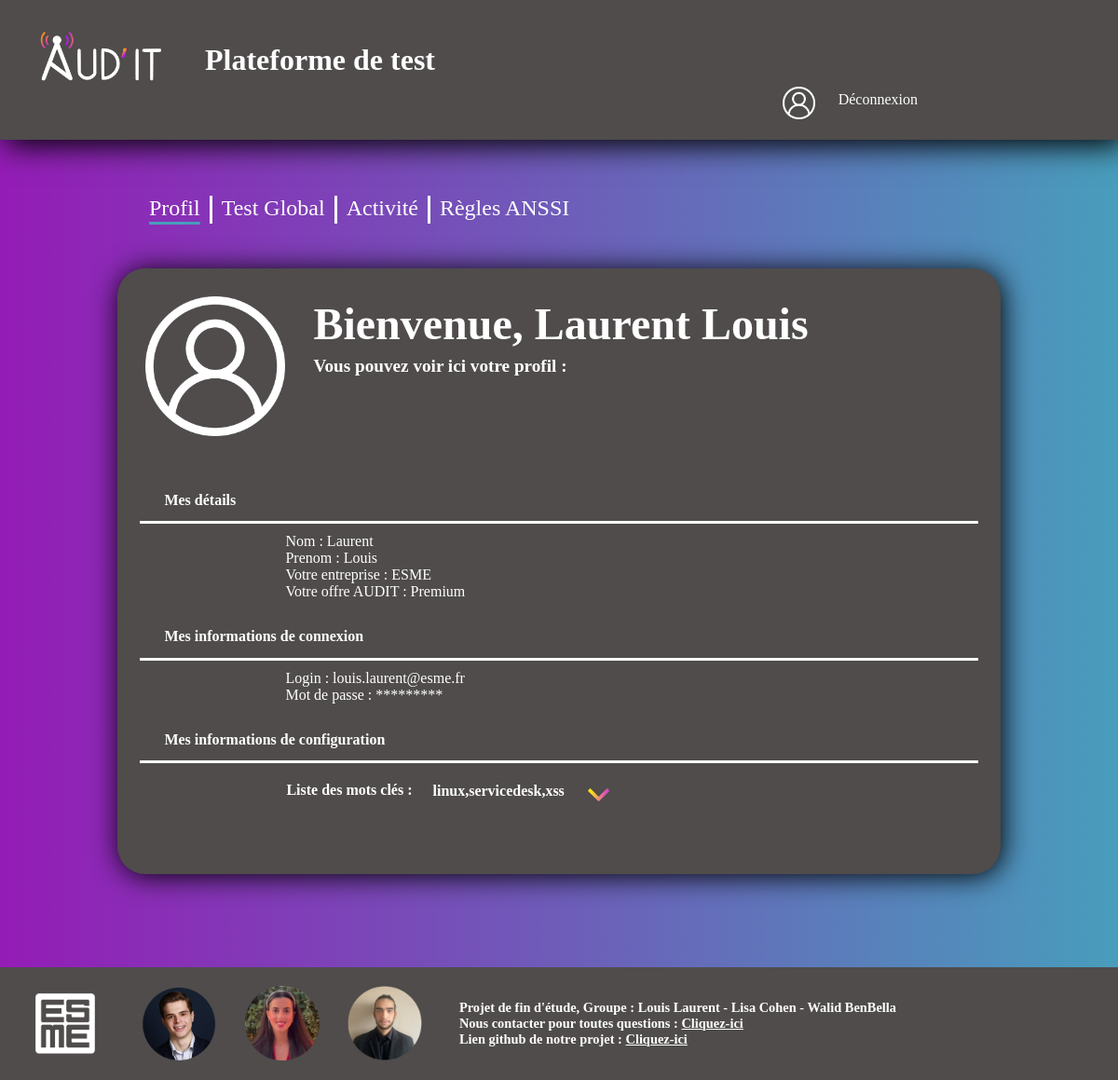
Before: /accueil (signed in) with the older database file.
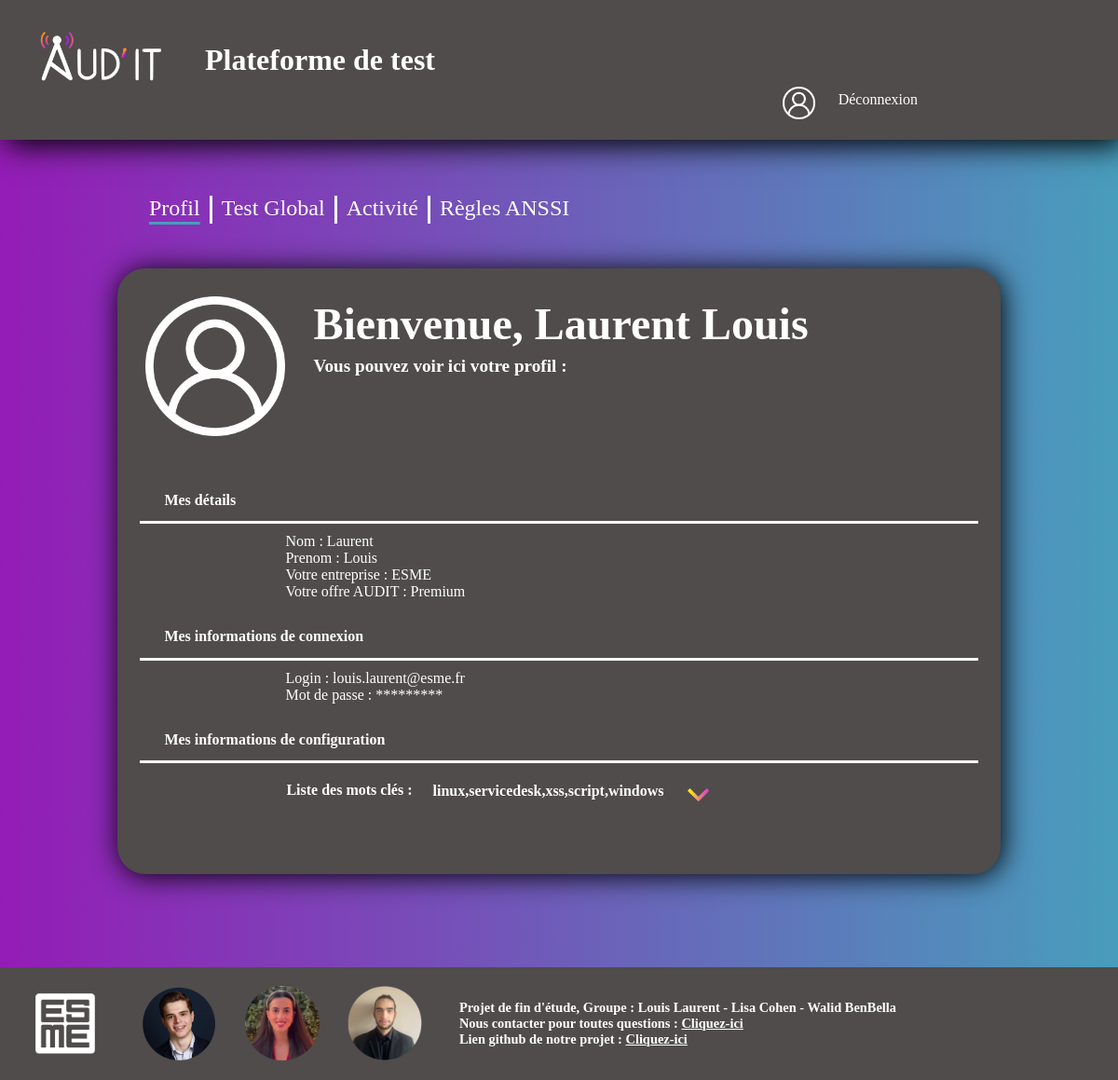
After: the same page with the newer database file.
### Interface.py (models this page shows, shortened)
class User(db.Model):
    id = db.Column(db.Integer, primary_key=True)
    email = db.Column(db.String, unique=True, nullable=False)
    mdp = db.Column(db.String,nullable=False)
    nom = db.Column(db.String,nullable=False)
    prenom = db.Column(db.String,nullable=False)
    ets = db.Column(db.String,nullable=False)
    offre = db.Column(db.String,nullable=False)
    config=db.Column(db.String,nullable=False)

### Interface.py (the view)
@app.route('/accueil')
def accueil():
    inf=get_info()
    return render_template('accueil.html',info=inf)

### Interface.py (called while the page is built)
def get_info():
    info=[]
    user = db.session.execute(db.select(User).filter_by(email=session["login"])).one()
    info.append(user[0].email)
    info.append(user[0].nom)
    info.append(user[0].prenom)
    info.append(user[0].ets)
    info.append(user[0].offre)
    info.append(user[0].config)
    return info

### templates/accueil.html (shortened to what this page needs)
<!DOCTYPE html>
<html>
    <head>
        <link rel="stylesheet" href="../static/css/style_plateforme.css">
    </head>
    <body>
    	<header>
    		<div class="header">
   				<div class="LogoHeader"><img src="../static/Images/logoblanc2.png" alt="Logo" class="Logo"> </div>
                                <div class="NomHeader"><h1 class="NameHeader">Plateforme de test</h1></div>
                                <div class="Profil"><img src="../static/Images/profil.png"  alt="Logo" class="LogoProfil">
                                <a href="{{ url_for('logout') }}" title="Déco" class="Deco">Déconnexion</a></div>
   				<div class="HeaderFond"></div>
			</div>
    	<div class="NavEmploye">
              <a href="{{ url_for('accueil') }}"  id="enCours1" class="lien">Profil</a>
              <div class="Divider"></div>
              <a href="{{ url_for('test_global') }}" class="lien77">Test Global</a>
              <div class="Divider" ></div>
              <a href="{{ url_for('activitees') }}"  class="lien77">Activité</a>
              <div class="Divider" ></div>
              <a href="{{ url_for('regles') }}"  class="lien77">Règles ANSSI</a>
        </div>
    	</header>
        <main class="PageInfo"  style="margin-top:280px;padding-bottom:70px">
            <div class="Info">
                <img src="../static/Images/profil.png" alt="Logo" class="LogoProfil1">
                <div>
                    <h1 class="policeProfil">Bienvenue, {{ info[1] }} {{ info[2] }}</h1>
                    <h3 class="type2">Vous pouvez voir ici votre profil :</h3>
                </div>
            </div>
            <h2 class="txt2">Mes détails</h2>
            <div class="Divider4"></div>
                    <div class="Info1">
                    <div>
                        <label for="Nom" class="txt1" >Nom : {{ info[1] }} </label>
                    </div>
                     <div>
                        <label for="Prenom" class="txt1" >Prenom : {{ info[2] }} </label>
                    </div>
                    <div>
                        <label for="Contrat" class="txt1" >Votre entreprise : {{ info[3] }} </label>
                    </div>
                    <div>
                        <label for="Contrat" class="txt1" >Votre offre AUDIT : {{ info[4] }} </label>
                    </div>
                </div>
                <h2 class="txt2">Mes informations de connexion</h2>
                <div class="Divider4"></div>
                <div class="Info1">
                    <div>
                     <label for="Login" class="txt1" >Login : {{ info[0] }} </label>
                    </div>
                     <div>
                        <label for="Mdp" class="txt1" >Mot de passe : ********* </label>
                    </div>
                </div>
                <h2 class="txt2">Mes informations de configuration</h2>
                <div class="Divider4"></div>
                <div class="Info1">
                <table style="margin-left:30px;padding:10px" id="studtable3" >
                  <thead>
                       <th style="border-style : none;font-family: Baron Neue Black;font-size: 1em;">Liste des mots clés : </th>
                       <th style="margin-left:20px;margin-top:10px;border-style : none;font-family: Baron Neue Black;font-size: 1em;display:flex">{{ info[5] }}
                       <ul id="menu-demo2" style="margin-left:5px">
                       <li><a href="#"><img src="../static/Images/chevron.png" alt="Logo" style="height:15px"></a>
                       </li></ul>
                       </th>
                   </thead>
                    </table>
                </div>
        </main>
        <footer class="footer5">
    		<div class="footerContenu1">
    		<div class="LogoFooter"><p><img src="../static/Images/LogoEsme.png"  alt="Logo1" class="logo1"></p></div>
            <div style="display:flex;margin-left:10px">
                <a href="https://www.linkedin.com/in/louis-laurent-34a334181/" target="_blank"><img src="../../static/Images/louisRond.png"  alt="Logo1" class="logo1" style="margin-top:20px"></a>
                <img src="../../static/Images/lisaRond.png"  alt="Logo1" class="logo1" style="margin-top:20px">
                <img src="../../static/Images/walidRond.png"  alt="Logo1" class="logo1" style="margin-top:20px">
                <div class="MailFooter"><h2 class="TextFooter">Projet de fin d'étude, Groupe : Louis Laurent - Lisa Cohen - Walid BenBella </br>Nous contacter pour toutes questions : <a href="mailto:louis.laurent@vinci-energies.com" style="text-decoration: underline;" >Cliquez-ici</a> </br>Lien github de notre projet : <a href="https://github.com/azury74/Aud-IT" target="_blank" style="text-decoration: underline;">Cliquez-ici</a></h2></div>
    		</div>
    </div>
    	</footer>
    </body>
</html>

### static/css/style_plateforme.css (style rules this page uses)
body { background: rgb(148,28,182); background: linear-gradient(90deg, rgba(148,28,182,1) 0%, rgba(72,157,188,1) 100%); }
.LogoHeader,.NomHeader,.logoFooter,.MailFooter,.lien1,.logo1,.Deco,.Profil,.logoProfil,.NavEmploye,.NavAcceuil,.NavAcceuil111,.valide,.nonvalide { z-index: 3; }
.footerContenu1 { display: flex; }
.flex,.header { display:flex; }
.NameHeader { color:white ; font-family: Futura; position: absolute; left: 220px; top:25px; }
.TextFooter { color:white; font-family: Futura; font-size: 0.9em; margin-left:40px; margin-top:35px }
.HeaderFond { width:100%; height:150px; background-color:rgb(79, 76, 75); position: absolute; left: 0px; top: 0px; box-shadow: 6px 6px 30px black; }
.Logo { max-width: 70%; height: 60px; position: absolute; left:40px; top:30px; }
.logo1 { max-width: 85%; height: 80px; margin-left:30px; margin-top:5px; }
.LogoProfil1 { max-width: 100%; height: 150px; margin :30px; }
.PageInfo { margin-top:300px; margin: 0 auto; width:80%; border-radius: 30px; padding-bottom: 60px; background-color:rgb(79, 76, 75); box-shadow: 2px 2px 30px black; }
.Info { display:flex; }
.Info1 { margin: 0 auto; font-family: futura; margin-left: 150px; margin-top:10px; }
.txt1 { color:white; font-family: Baron Neue Black; font-size: 1em; margin-left: 30px; margin-top:10px; }
.txt2 { color:white; font-family: Baron Neue Black; font-size: 1em; margin-left:50px; margin-right :10px; margin-top:30px; }
.policeProfil { font-family: Futura; font-size: 3em; color:white; }
.NavEmploye { display: flex; position: absolute; left: 150px; top: 210px; font-family: Futura; font-size:1.5em; height:35px }
.Divider { background-color: white; width: 3px; height:30px; }
.Divider4 { background-color: white; width: 95%; height:3px; margin: 0 auto; }
.lien { color: white; margin-left: 10px; margin-right :10px; }
.lien77 { color: white; margin-left: 10px; margin-right :10px; font-family:Futura; position :relative; }
.lien77::after { content:""; display:block; position: absolute; bottom:2.4px; height:2.5px; z-index: -1; width: 100%; background:#489dbc; transform: scaleX(0); transition :transform 0.4s ease-in-out; }
#menu-demo2, #menu-demo2 ul { padding:0; margin:0; list-style:none; text-align:center; }
#menu-demo2 li { display:inline-block; position:relative; border-radius:0px 0px 0px 0px; }
#menu-demo2 a { text-decoration:none; display:block; border-radius: 15px; padding:5px 20px; font-size:0.7em; color:#fff; font-family:arial; }
.type2 { color: white; font-family: Futura; font-size: 1.2em; margin-top:-25px; }
.Deco { margin:15px; color: white; font-family: Futura 1px; }
.Profil { display:flex; position: absolute; right: 200px; top: 83px; color: white; font-family: Futura; }
.LogoProfil { max-width: 100%; height: 35px; margin :10px; }
.footer5 { width: 100%; margin-top:100px; position: absolute; left: 0px; background-color: rgb(79, 76, 75); }
a { color: white; text-decoration: none; }
#enCours1 { text-decoration: underline #489dbc; text-underline-offset: 0.42rem; text-decoration-thickness: 0.12em; }
table { border-collapse: collapse; }
th { border: 1px solid white; font-family: Futura; font-size: 1.5em; color: white; }

Changed rows visible on the page:
changed User "Laurent": config "linux,servicedesk,xss" → "linux,servicedesk,xss,script,windows"
